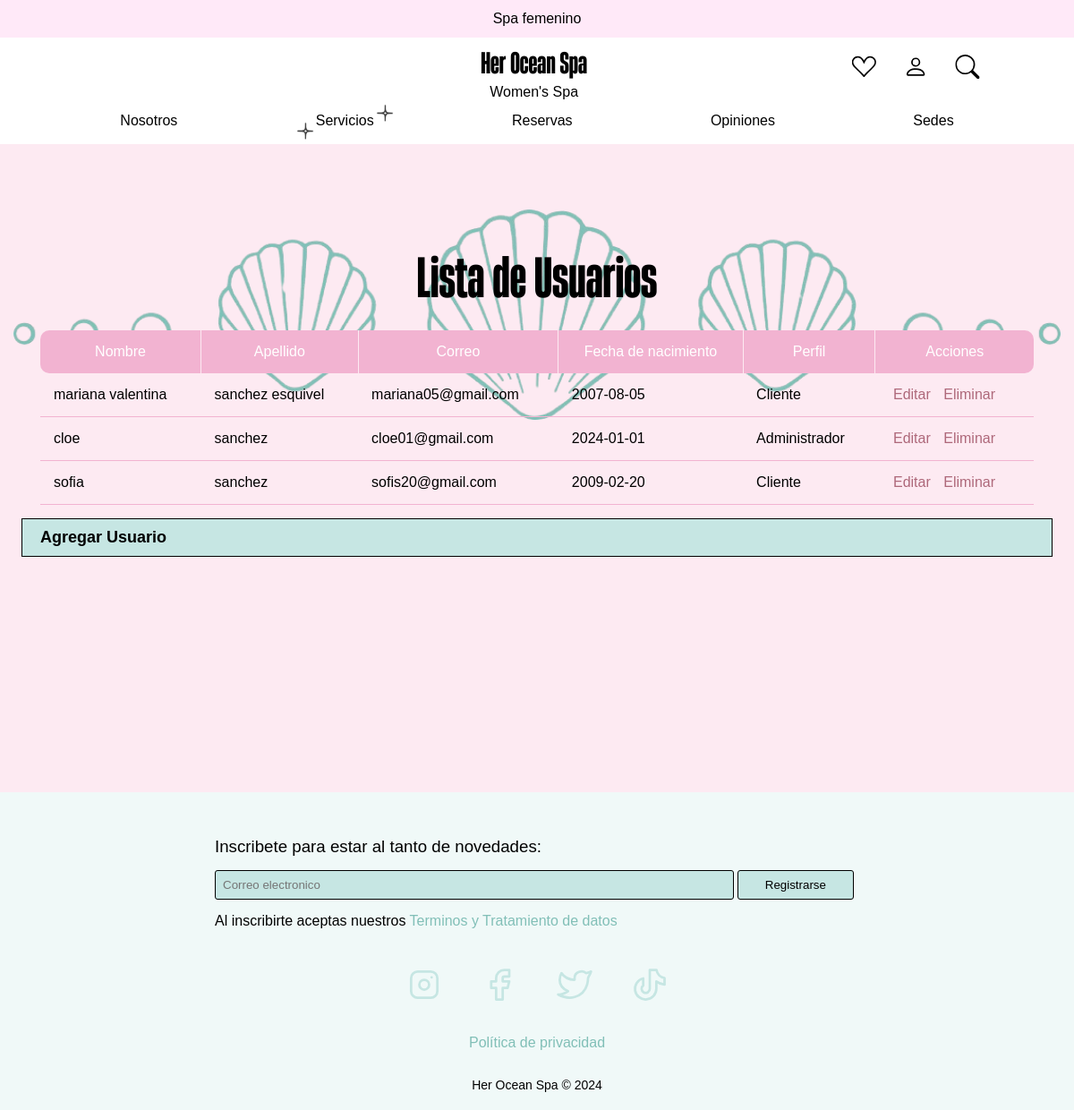
The page /back-office/admin/usuarios/lista.php on the database its author committed.
### tables this page shows
CREATE TABLE IF NOT EXISTS `usuarios` (
  `id` int(11) NOT NULL PRIMARY KEY AUTO_INCREMENT,
  `nombre` varchar(100) NOT NULL,
  `apellido` varchar(100) NOT NULL,
  `correo` varchar(100) NOT NULL UNIQUE,
  `clave` varchar(100) NOT NULL,
  `f_nacimiento` date NOT NULL,
  `perfil` varchar(100) NOT NULL DEFAULT "1",
  `foto` TEXT NOT NULL
);

### back-office/admin/usuarios/lista.php (the view)
<?php
include($_SERVER["DOCUMENT_ROOT"] . '/Proyecto/database/bd.php');
$query = mysqli_query($connect, "SELECT * FROM usuarios;");
$data = array();
while ($row = mysqli_fetch_assoc($query)) {
    $data[] = $row;
}
?>
<?php include($_SERVER["DOCUMENT_ROOT"] . '/Proyecto/layouts/header.php') ?>
<link rel="stylesheet" href="<?= SCRIPT_ROOT ?>back-office/styles-bo.css">
<div class="container_bo">
    <div class="table-container">
        <h1>Lista de Usuarios </h1>
        <table cellspacing="0" border="0">
            <thead>
                <tr>
                    <th>Nombre</th>
                    <th>Apellido</th>
                    <th>Correo</th>
                    <th>Fecha de nacimiento</th>
                    <th>Perfil</th>
                    <th>Acciones</th>
                </tr>
            </thead>
            <tbody>
                <?php
                if (!empty($data[0])) {
                    foreach ($data as $row) {
                ?>
                        <tr>
                            <td><?= $row['nombre'] ?></td>
                            <td><?= $row['apellido'] ?></td>
                            <td><?= $row['correo'] ?></td>
                            <td><?= $row['f_nacimiento'] ?></td>
                            <td><?= $row['perfil'] == 0 ? 'Administrador' : 'Cliente' ?></td>
                            <td>
                                <a href="./form.php?id=<?= $row['id'] ?>">Editar</a>
                                <a href="./delete.php?id=<?= $row['id'] ?>">Eliminar</a>
                            </td>
                        </tr>
                <?php
                    }
                }
                ?>
            </tbody>
        </table>
        <a class="btnFill" href="<?= SCRIPT_ROOT ?>back-office/admin/usuarios/form.php">Agregar Usuario</a>
    </div>
</div>
<?php include($_SERVER["DOCUMENT_ROOT"] . '/Proyecto/layouts/footer.php') ?>

### layouts/header.php (shortened to what this page needs)
<!DOCTYPE html>
<html lang="en">
<head>
    <link rel="stylesheet" href="<?= SCRIPT_ROOT ?>css/style.css">
    <link rel="stylesheet" href="<?= SCRIPT_ROOT ?>css/new_styles.css">
</head>
<body>
    <header id="header">
        <div class="fila">
            <p>Spa femenino</p>
        </div>
        <div class="fila">
            <div>
                <a href="<?=SCRIPT_ROOT ?>index.php">
                    <h1 class="title">Her Ocean Spa</h1>
                    <p class="title">Women's Spa</p>
                </a>
            </div>
            <div>
                <a class="nav-action dnone" href="<?=SCRIPT_ROOT ?>favoritos.php"><img src="<?=SCRIPT_ROOT ?>img/suit-heart.svg" alt=""></a>
                <?php if(isset($_SESSION['user']) && !empty($_SESSION['user'])): ?>
                    <a class="nav-action dnone" href="<?=SCRIPT_ROOT ?>perfil.php"><img src="<?=SCRIPT_ROOT ?>img/person.svg" alt=" "></a>
                <?php else: ?>
                    <a class="nav-action dnone" href="<?=SCRIPT_ROOT ?>back-office/"><img src="<?=SCRIPT_ROOT ?>img/person.svg" alt=" "></a>
                <?php endif; ?>
                <a class="nav-action dnone" href="" id="search-button"><img src="<?=SCRIPT_ROOT ?>img/search.svg" alt=""></a>
            </div>
        </div>
        <div class="fila">
            <nav>
                <ul>
                    <li><a class="header-link" href="<?=SCRIPT_ROOT ?>nosotros.php">Nosotros</a></li>
                    <li class="li-destellos">
                        <img class="destellos" src="http://localhost/Proyecto/img/brillos-removed.png" alt="">
                        <a class="header-link servicios-link" href="<?=SCRIPT_ROOT ?>servicios.php">Servicios</a>
                        <img class="destellos" src="http://localhost/Proyecto/img/brillos-removed.png" alt="">
                    </li>
                    <li><a class="header-link" href="<?=SCRIPT_ROOT ?>reservas.php">Reservas</a></li>
                    <li><a class="header-link" href="<?=SCRIPT_ROOT ?>opiniones.php">Opiniones</a></li>
                    <li><a class="header-link" href="<?=SCRIPT_ROOT ?>sedes.php">Sedes</a></li>
                </ul>
            </nav>
        </div>
    </header>

### layouts/footer.php (shortened to what this page needs)
<footer id="footer" style="background-color: #f0f9f8;">
        <div class="contacto">
            <form action="<?= SCRIPT_ROOT ?>back/suscripcion.php">
                <h3>Inscribete para estar al tanto de novedades: </h3>
                <div>
                    <input type="email" name="email" placeholder="Correo electronico">
                    <input type="submit" value="Registrarse">
                </div>
                <p>Al inscribirte aceptas nuestros <a href="<?= SCRIPT_ROOT ?>politica.php">Terminos y Tratamiento de datos</a></p>
            </form>
        </div>
        <div class="redes-sociales">
            <a href="https://www.instagram.com/heroceanspa?igsh=eGMxOHFqejNvbXh5" target="_blank">
            </a>
            <a href="https://www.facebook.com/profile.php?id=61565887553190&mibextid=ZbWKwL" target="_blank">
            </a>
            <a href="https://x.com/HerOceanSpa?t=ODC5WarJz8NoHih5I_8_IA&s=08" target="_blank">
            </a>
            <a href="https://x.com/HerOceanSpa?t=ODC5WarJz8NoHih5I_8_IA&s=08" target="_blank">
            </a>
        </div>
        <div class="info">
            <div>
                <a href="politica.php">Política de privacidad</a>
            </div>
            <div>
                <p>Her Ocean Spa © 2024 </p>
            </div>
        </div>
    </footer>
</body>
</html>

### css/style.css (style rules this page uses)
* { margin: 0; padding: 0; font-family: helvetica; }
body { background-color: #f0f9f8; }
h1, h2 { font-family: bebas; color: black; }
header a { text-decoration: none; }
header div.fila:first-child { background-color: #fdeaf2; padding: 10px; font-weight: lighter; }
header div.fila { max-width: 100vw; display: flex; align-items:center; justify-content: space-evenly; }
header div.fila:last-child ul { display:flex; justify-content: space-evenly; width: 100%; }
header div.fila:last-child a { text-decoration: none; color:black !important; padding: 12px; border-radius: 5px; }
header .title { color: black !important; }
nav { width: 100%; }
header div.fila:last-child { padding: 10px; padding-bottom: 20px; }
header div.fila:nth-child(2) div { transform: translateX(18vw) ; }
header div.fila:nth-child(2) { padding:0px; text-align: center; }
header div.fila:nth-child(2) div:last-child { transform: scale(1.7) translateX(10vw); width: 10%; display: flex; justify-content: space-evenly; }
footer .contacto { width: 60% !important; }
.icon { width: 44px; height: 44px; margin-left: 0.5rem; margin-right: 0.5rem; }

### css/new_styles.css (style rules this page uses)
header { position: fixed; width: 100vw; top: 0; }
.dblock { display: block !important; }
.destellos { width: 20px; height: 20px; position: absolute; display: block; }
.destellos:first-child { bottom: 0; left: 0; }
.destellos:last-child { top: 0; right: 0; }
.li-destellos { position: relative; height: 20px; }
footer { padding-top: 40px; }

### back-office/styles-bo.css (style rules this page uses)
* { margin: 0; padding: 0; font-family: "Quicksand", sans-serif; font-optical-sizing: auto; font-weight: 500; font-style: normal; }
body { background-color: #fdeaf2; }
h1 { font-family: bebas !important; color: black !important; }

### rows shown on the page
usuarios: nombre "mariana valentina", apellido "sanchez esquivel", correo "mariana05@gmail.com", f_nacimiento "2007-08-05", perfil "Cliente"
usuarios: nombre "cloe", apellido "sanchez", correo "cloe01@gmail.com", f_nacimiento "2024-01-01", perfil "Administrador"
usuarios: nombre "sofia", apellido "sanchez", correo "sofis20@gmail.com", f_nacimiento "2009-02-20", perfil "Cliente"
